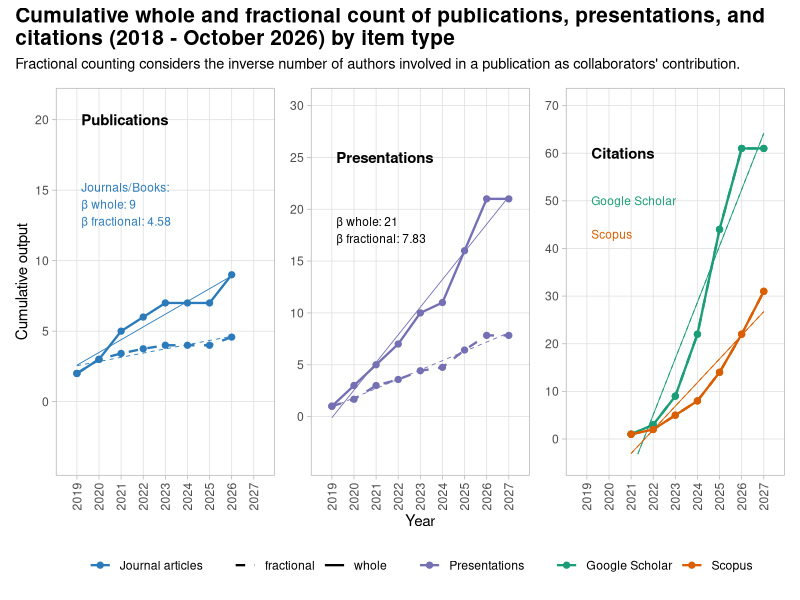

Write the R code that produced this figure.
library(ggplot2)
library(dplyr)
library(tidyr)
library(patchwork)

# 1. Dataset in Tidy Format
df <- bind_rows(
  data.frame(
    Year = rep(2019:2026, 1),
    Item = "Journal articles",
    Type = rep(c("whole", "fractional"), each = 8),
    Count = c(2, 3, 5, 6, 7, 7, 7, 9, 
              2, 3, 3.42, 3.75, 4.00, 4.00, 4.00, 4.58)
  ),
  #data.frame(
  #  Year = rep(2015:2026, 2),
  #  Item = "Preprints, WPs",
  #  Type = rep(c("whole", "fractional"), each = 12),
  #  Count = c(1, 1, 1, 1, 3, 3, 4, 4, 9, 10, 12, 17,
  #            0.2, 0.2, 0.2, 0.2, 1.0, 1.0, 1.33, 1.33, 4.00, 4.50, 5.00, 6.20)
  #),
  data.frame(
    Year = rep(2019:2027, 2),
    Item = "Presentations",
    Type = rep(c("whole", "fractional"), each = 9),
    Count = c(1, 3, 5, 7, 10, 11, 16, 21, 21,
              1, 1.67, 3.00, 3.58, 4.42, 4.75, 6.42, 7.83, 7.83)
  ),
  data.frame(
    Year = rep(c(2021, 2022, 2023, 2024, 2025, 2026, 2027), 2),
    Item = "Google Scholar",
    Type = rep(c("whole", "fractional"), each = 7),
    Count = rep(c(1, 3, 9, 22, 44, 61, 61), 1)
  ),
  data.frame(
    Year = rep(c(2021, 2022, 2023, 2024, 2025, 2026, 2027), 2),
    Item = "Scopus",
    Type = rep(c("whole", "fractional"), each = 7),
    Count = rep(c(1, 2, 5, 8, 14, 22, 31), 1)
  )
  # data.frame(
  #   Year = rep(c(2013, 2019, 2022, 2023, 2024, 2025, 2026), 2),
  #   Item = "Courses, tutorials",
  #   Type = rep(c("whole", "fractional"), each = 7),
  #   Count = rep(c(4, 5, 10, 11, 14, 17, 19), 2)
  # )
)

# Enforce factor order
df$Item <- factor(df$Item, levels = c(
  "Journal articles", 
#  "Preprints, WPs", 
  "Presentations", 
  "Google Scholar",
  "Scopus"
))
df$Type <- factor(df$Type, levels = c("fractional", "whole"))

# Color definitions
cols <- c(
  "Journal articles"  = "#2B7BBA",
  "Preprints, WPs"    = "#D95F02",
  "Presentations"     = "#7570B3",
  "Google Scholar"    = "#1B9E77",
  "Scopus"            = "#D95F02"
)

# Helper function to create subplots
base_plot <- function(data_subset, y_max, y_breaks) {
  ggplot(data_subset, aes(x = Year, y = Count, color = Item, linetype = Type)) +
    geom_smooth(method = "lm", se = FALSE, linewidth = 0.3, show.legend = FALSE) +
    geom_line(linewidth = 0.8) +
    geom_point(size = 1.8) +
    scale_x_continuous(breaks = 2018:2027, limits = c(2018.5, 2027.5)) +
    scale_y_continuous(limits = c(-4, y_max), breaks = y_breaks) +
    scale_color_manual(values = cols) +
    scale_linetype_manual(values = c("fractional" = "dashed", "whole" = "solid")) +
    theme_light(base_size = 11) +
    theme(
      axis.text.x = element_text(angle = 90, vjust = 0.5, hjust = 1),
      panel.grid.minor = element_blank(),
      legend.title = element_blank()
    ) +
    labs(x = NULL, y = NULL)
}

# 2. Build Subplots
p1 <- base_plot(filter(df, Item %in% c("Journal articles")), 21, seq(0, 20, 5)) +
  labs(y = "Cumulative output") +
  annotate("text", x = 2019.2, y = 20, label = "Publications", fontface = "bold", hjust = 0, size = 3.8) +
  annotate("text", x = 2019.2, y = 14, label = "Journals/Books:\nβ whole: 9\nβ fractional: 4.58", color = "#2B7BBA", hjust = 0, size = 3) # +
  # annotate("text", x = 2019.2, y = 14, label = "Preprints/WPs:\nβ whole: 1.423\nβ fractional: 0.564", color = "#D95F02", hjust = 0, size = 3)

p2 <- base_plot(filter(df, Item == "Presentations"), 30, seq(0, 30, 5)) +
  labs(x = "Year") +
  annotate("text", x = 2019.2, y = 25, label = "Presentations", fontface = "bold", hjust = 0, size = 3.8) +
  annotate("text", x = 2019.2, y = 18, label = "β whole: 21\nβ fractional: 7.83", color = "black", hjust = 0, size = 3)

p3 <- base_plot(filter(df, Item %in% c("Google Scholar", "Scopus")), 70, seq(0, 70, 10)) +
  annotate("text", x = 2019.2, y = 60, label = "Citations", fontface = "bold", hjust = 0, size = 3.8) +
  annotate("text", x = 2019.2, y = 50, label = "Google Scholar", color = "#1B9E77", hjust = 0, size = 3)+
  annotate("text", x = 2019.2, y = 43, label = "Scopus", color = "#D95F02", hjust = 0, size = 3)

# 3. Assemble with Patchwork
final_plot <- (p1 | p2 | p3) +
  plot_layout(guides = "collect") +
  plot_annotation(
    title = "Cumulative whole and fractional count of publications, presentations, and\ncitations (2018 - October 2026) by item type",
    subtitle = "Fractional counting considers the inverse number of authors involved in a publication as collaborators' contribution."
  ) &
  theme(
    legend.position = "bottom",
    legend.box = "horizontal",
    plot.title = element_text(face = "bold", size = 15),
    plot.subtitle = element_text(size = 10.5)
  )

print(final_plot)
